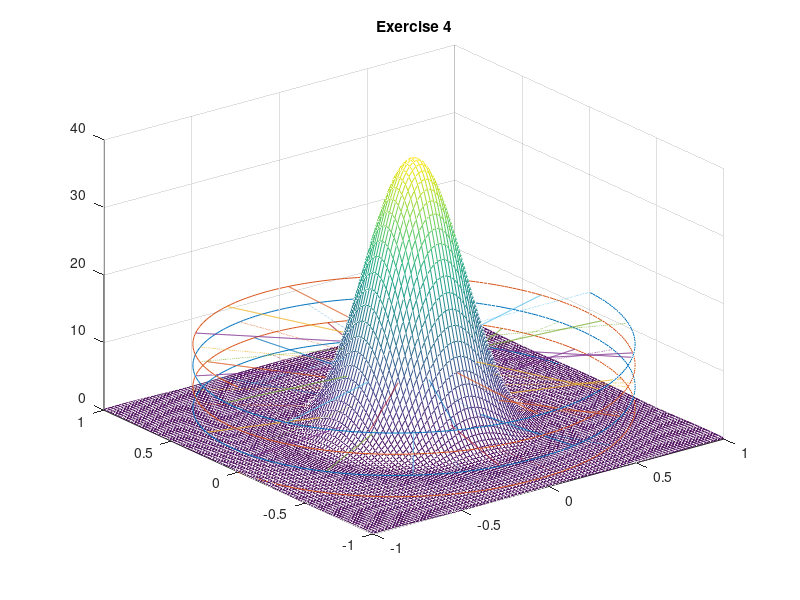

Source code (MATLAB):
a = 2;
b = 3;
c = 5;
d = 7;
x = [-5:0.5:5];
y = x;
[X,Y] = meshgrid(x,y);
Z = -(a*X+b*Y+d)/c;
mesh(X,Y,Z);
title('Exercise 1');
%%
a = 1;
x = [-5:0.1:5];
y = x;
[X,Y] = meshgrid(x,y);
Z = sin(X.^2+Y.^2)./(X.^2+Y.^2);
mesh(X,Y,Z);
title('Exercise 2.a');
%%
a = 1;
x = [-5:0.1:5];
y = x;
[X,Y] = meshgrid(x,y);
Z = -X.*sin(X) - Y.*cos(Y);
mesh(X,Y,Z);
title('Exercise 2.b');
%%
a = 1;
x = [-5:0.1:5];
y = x;
[X,Y] = meshgrid(x,y);
Z = a*X.*exp(-X.^2-Y.^2);
mesh(X,Y,Z);
title('Exercise 3.a.mesh');
%%
a = 1;
c = 1;
u = [-2:0.05:2];
v = [0:0.05:2*pi];
[U,V] = meshgrid(u,v);
X = a*cosh(U).*cos(V);
Y = a*cosh(U).*sin(V);
Z = c*sinh(U);
mesh(X,Y,Z);
title('Exercise 3.b.surf');
%%
R = 3;
a = 2;
b = 1;
phi = [0:0.05:2*pi];
nu = [0:0.05:5];
[Phi,Nu] = meshgrid(phi,nu);
X = (a + R*sin(Phi)).*cos(Nu);
Y = (a + R*sin(Phi)).*sin(Nu);
Z = R*cos(Phi)+b*Nu;
surfc(X,Y,Z);
title('Exercise 3.m.surfc');
%%
a = 2*pi;
x = [-1:0.02:1];
y = x;
[X, Y] = meshgrid(x,y);
R = sqrt(X.*X + Y.*Y);
f = (2*besselj(1,a*R(:))./R(:)).^2;
mesh(X,Y,reshape(f,size(X)));
title('Exercise 4');
%%
a=[0:0.02:4*pi];
t=[0:0.02:1];
x1=cos(a);
y1=sin(a);
z1=a;
x2=-cos(a);
y2=-sin(a);
z2=a;
hold on;
plot3(x1,y1,z1);
plot3(x2,y2,z2);
for k = 0:31
    b=k*4*pi/31;
    x3=(a/(2*pi)-1)*cos(b);
    y3=(a/(2*pi)-1)*sin(b);
    z3 = a*0+b;
    plot3(x3,y3,z3);
end
hold off

